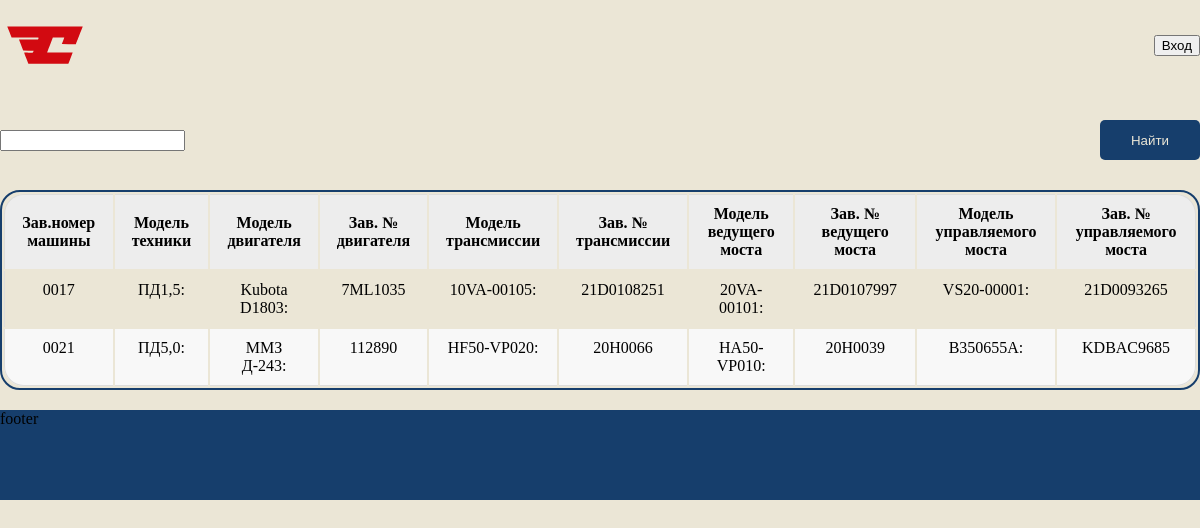
The page / on the database its author committed.
### service/models.py (models this page shows, shortened)
class Car(models.Model):
    factory_number = models.CharField(unique=True, max_length=128, verbose_name='Заводской номер')
    model_technique = models.ForeignKey(references.ModelTechnique, on_delete=models.PROTECT,
                                        verbose_name='Модель техники')
    engine_model = models.ForeignKey(references.EngineModel, on_delete=models.PROTECT, verbose_name='Модель двигателя')
    engine_serial_number = models.CharField(max_length=128, verbose_name='Зав. № двигателя')
    transmission_model = models.ForeignKey(references.TransmissionModel, on_delete=models.PROTECT,
                                           verbose_name='Модель трансмиссии')
    transmission_serial_numbers = models.CharField(max_length=128, verbose_name='Зав. № трансмиссии')
    model_drive_bridge = models.ForeignKey(references.ModelDriveBridge, on_delete=models.PROTECT,
                                           verbose_name='Модель ведущего моста')
    factory_number_drive_bridge = models.CharField(max_length=128, verbose_name='Зав. № ведущего моста')
    controlled_bridge_model = models.ForeignKey(references.ControlledBridgeModel, on_delete=models.PROTECT,
                                                verbose_name='Модель управляемого моста')
    factory_number_controlled_bridge = models.CharField(max_length=128, verbose_name='Зав. № управляемого моста')
    delivery_agreement = models.TextField(verbose_name='Договор поставки №, дата', blank=True, null=True)
    factory_shipment_date = models.DateField(auto_now_add=False, verbose_name='Дата отгрузки с завода')
    consignee = models.TextField(verbose_name='Грузополучатель')
    delivery_address = models.TextField(verbose_name='Адрес поставки')
    equipment = models.TextField(verbose_name='Комплектация (доп. опции)')
    client = models.OneToOneField(Profile, on_delete=models.PROTECT, verbose_name='Клиент')
    service_company = models.OneToOneField(references.ServiceCompany, on_delete=models.PROTECT,
                                           verbose_name='Сервисная компания')
    class Meta:
        verbose_name = 'Машины'
        verbose_name_plural = 'Машины'

### references/models.py (models this page shows)
class ModelTechnique(models.Model):
    title = models.CharField(max_length=128, verbose_name='Название')
    description = models.TextField(verbose_name='Описание', blank=True, null=True)
    class Meta:
        verbose_name = 'Модель техники'
        verbose_name_plural = 'Модель техники'
    def __str__(self):
        return f'{self.title}: {self.description}'

class EngineModel(models.Model):
    title = models.CharField(max_length=128, verbose_name='Название')
    description = models.TextField(verbose_name='Описание', blank=True, null=True)
    class Meta:
        verbose_name = 'Двигатели'
        verbose_name_plural = 'Двигатели'
    def __str__(self):
        return f'{self.title}: {self.description}'

class TransmissionModel(models.Model):
    title = models.CharField(max_length=128, verbose_name='Название')
    description = models.TextField(verbose_name='Описание', blank=True, null=True)
    class Meta:
        verbose_name = 'Модель трансмиссии'
        verbose_name_plural = 'Модель трансмиссии'
    def __str__(self):
        return f'{self.title}: {self.description}'

class ModelDriveBridge(models.Model):
    title = models.CharField(max_length=128, verbose_name='Название')
    description = models.TextField(verbose_name='Описание', blank=True, null=True)
    class Meta:
        verbose_name = 'Модель ведущего моста'
        verbose_name_plural = 'Модель ведущего моста'
    def __str__(self):
        return f'{self.title}: {self.description}'

class ControlledBridgeModel(models.Model):
    title = models.CharField(max_length=128, verbose_name='Название')
    description = models.TextField(verbose_name='Описание', blank=True, null=True)
    class Meta:
        verbose_name = 'Модель управляемого моста'
        verbose_name_plural = 'Модель управляемого моста'
    def __str__(self):
        return f'{self.title}: {self.description}'

### service/views.py (the view)
# urls.py: path('', views.HomePage.as_view(), name='home'),
class HomePage(ListView):
    template_name = 'home.html'
    def get_queryset(self):
        self.technical_service = TechnicalMaintenance.objects.filter(Q(
            car__client__user=self.request.user.id) | Q(
            service_company__profile__user=self.request.user.id))
        self.car = Car.objects.filter(Q(
            client__user=self.request.user.id) | Q(
            service_company__profile__user=self.request.user.id))
        self.complaints = Complaints.objects.filter(Q(
            car__client__user=self.request.user.id) | Q(
            service_company__profile__user=self.request.user.id))
        if self.request.user.is_authenticated:
            if self.request.user.is_staff:
                self.car = Car.objects.all()
                self.technical_service = TechnicalMaintenance.objects.all()
                self.complaints = Complaints.objects.all()
            self.filter_car = CarFilter(
                self.request.GET,
                queryset=self.car,
                prefix='car')
            self.filter_technical_service = TechnicalServiceFilter(
                self.request.GET,
                queryset=self.technical_service,
                prefix='service')
            self.filter_complaints = ComplaintsFilter(
                self.request.GET,
                queryset=self.complaints)
            return self.filter_car.qs, self.filter_technical_service.qs, self.filter_complaints.qs
        else:
            self.filter_car = CarFilter(
                self.request.GET,
                queryset=Car.objects.all(),
                prefix='car')
            return self.filter_car.qs
    def get_context_data(self, **kwargs):
        context = super().get_context_data(**kwargs)
        if self.request.user.is_authenticated:
            context['filter_technical_service'] = self.filter_technical_service
            context['filter_complaints'] = self.filter_complaints
        context['filter_car'] = self.filter_car
        return context

### templates/home.html (shortened to what this page needs)
{% extends 'base.html' %}
{% block content %}
<div class="tabs_forms">
    <div class="form " data-tab="car">
        <form class="form_car" action="" method="get">
            {% if request.user.is_authenticated %}
            {{ filter_car.form.as_p }}
            {% else %}
            {{ filter_car.form.factory_number }}
            {% endif %}
            <input class="submit_form" type="submit" value="Найти" data-tab="car"/>
        </form>
        <table class="table">
            <thead>
            <tr>
                <th>Зав.номер машины</th>
                <th>Модель техники</th>
                <th>Модель двигателя</th>
                <th>Зав. № двигателя</th>
                <th>Модель трансмиссии</th>
                <th>Зав. № трансмиссии</th>
                <th>Модель ведущего моста</th>
                <th>Зав. № ведущего моста</th>
                <th>Модель управляемого моста</th>
                <th>Зав. № управляемого моста</th>
            </tr>
            </thead>
            <tbody>
            {% if filter_car %}
            {% for car in filter_car.qs %}
            <tr onclick="window.location=`{% url 'car_detail' pk=car.id %}`">
                <td>{{car.factory_number}}</td>
                <td>{{car.model_technique}}</td>
                <td>{{car.engine_model}}</td>
                <td>{{car.engine_serial_number}}</td>
                <td>{{car.transmission_model}}</td>
                <td>{{car.transmission_serial_numbers}}</td>
                <td>{{car.model_drive_bridge}}</td>
                <td>{{car.factory_number_drive_bridge}}</td>
                <td>{{car.controlled_bridge_model}}</td>
                <td>{{car.factory_number_controlled_bridge}}</td>
                {% empty %}
                <td>данных о машине с таким заводским номером нет в системе</td>
            </tr>
            {% endfor %}
            {% endif %}
            </tbody>
        </table>
    </div>
</div>
{% endblock content %}

### static/styles/home.css (style rules this page uses)
.form { display: none; }
.form_car { display: flex; flex-direction: row; align-items: center; justify-content: space-between; margin: 30px 0 30px 0; }
.form.active_form { display: block; }
.submit_form { background-color: #163E6C; color: #EBE6D6; width: 100px; height: 40px; border-radius: 5px; border: none; }
.table { width: 100%; border: solid #163E6C 2px; border-radius: 20px; margin-bottom: 20px; border-collapse: separate; }
.table thead th { font-weight: bold; text-align: center; border: none; padding: 10px 15px; background: #EDEDED; font-size: 16px; border-top: 1px solid #ddd; }
.table tr th:first-child, .table tr td:first-child { border-left: 1px solid #ddd; }
.table tr th:last-child, .table tr td:last-child { border-right: 1px solid #ddd; }
.table thead tr th:first-child { border-radius: 20px 0 0 0; }
.table thead tr th:last-child { border-radius: 0 20px 0 0; }
.table tbody td { text-align: center; border: none; padding: 10px 15px; font-size: 16px; vertical-align: top; }
.table tbody tr:nth-child(even) { background: #F8F8F8; }
.table tbody tr:last-child td { border-bottom: 1px solid #ddd; }
.table tbody tr:last-child td:first-child { border-radius: 0 0 0 20px; }
.table tbody tr:last-child td:last-child { border-radius: 0 0 20px 0; }

### static/styles/base.css (style rules this page uses)
html, body { height: 100%; }
html { display: table; margin: auto; }
body { display: table-cell; max-width: 1440px; background-color: #EBE6D6; margin: 0; padding: 0; }

### rows shown on the page
Car: factory_number "0017", model_technique "ПД1,5:", engine_model "Kubota D1803:", engine_serial_number "7ML1035", transmission_model "10VA-00105:", transmission_serial_numbers "21D0108251", model_drive_bridge "20VA-00101:", factory_number_drive_bridge "21D0107997", controlled_bridge_model "VS20-00001:", factory_number_controlled_bridge "21D0093265"
Car: factory_number "0021", model_technique "ПД5,0:", engine_model "ММЗ Д-243:", engine_serial_number "112890", transmission_model "HF50-VP020:", transmission_serial_numbers "20H0066", model_drive_bridge "HA50-VP010:", factory_number_drive_bridge "20H0039", controlled_bridge_model "B350655A:", factory_number_controlled_bridge "KDBAC9685"
